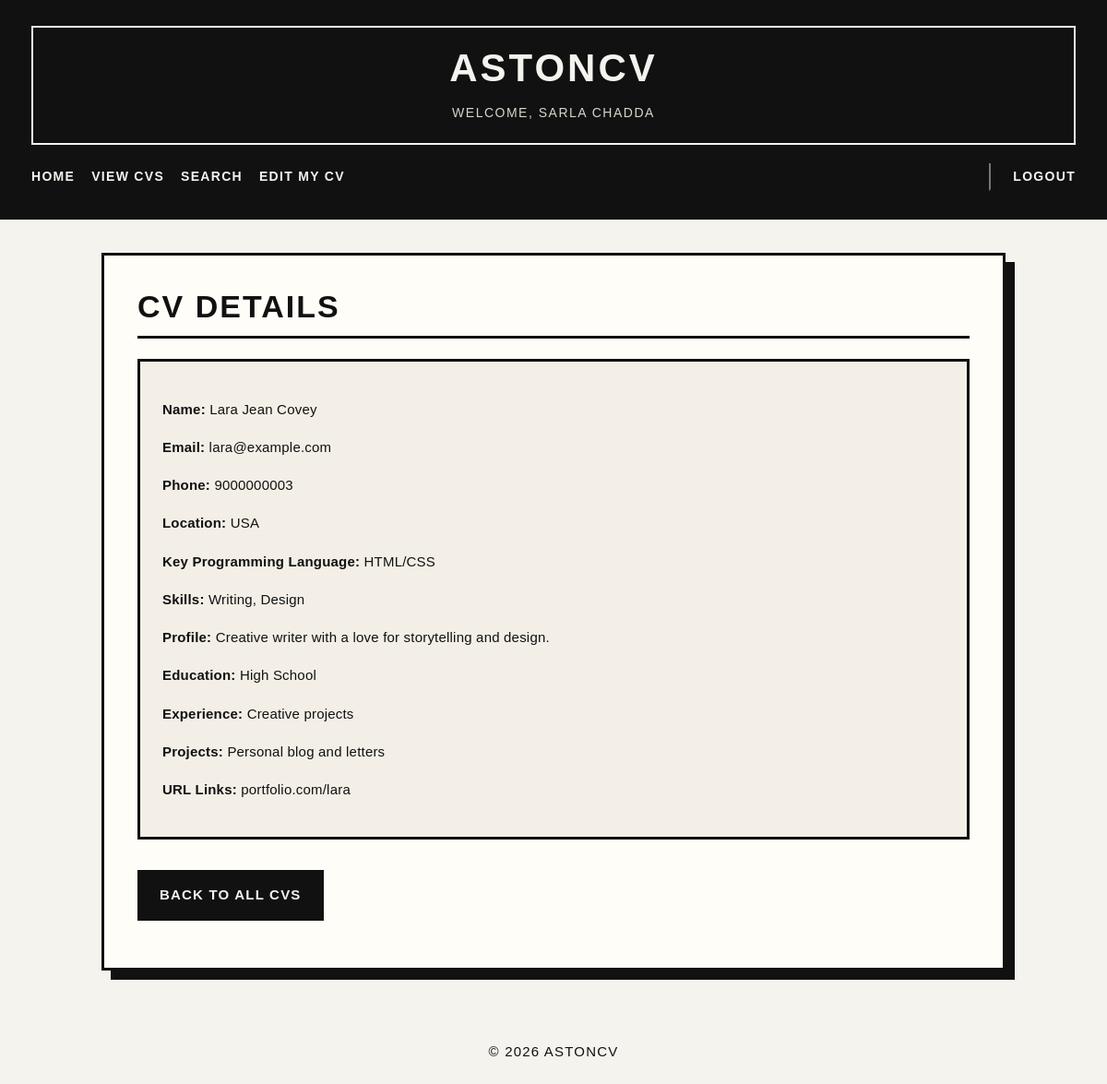
Page /cv_detail.php?id=5 (signed in) on the committed database.
### tables this page shows
CREATE TABLE cvs (
  id BIGINT UNSIGNED NOT NULL AUTO_INCREMENT,
  name VARCHAR(100) NOT NULL,
  email VARCHAR(100) NOT NULL UNIQUE,
  password VARCHAR(255) NOT NULL,
  keyprogramming VARCHAR(255) DEFAULT NULL,
  profile TEXT DEFAULT NULL,
  education TEXT DEFAULT NULL,
  URLlinks TEXT DEFAULT NULL,
  phone VARCHAR(50) DEFAULT NULL,
  location VARCHAR(100) DEFAULT NULL,
  skills TEXT DEFAULT NULL,
  experience TEXT DEFAULT NULL,
  projects TEXT DEFAULT NULL,
  PRIMARY KEY (id)
);

### cv_detail.php (the view, shortened to what this page needs)
<?php
include 'includes/config.php';
include 'includes/header.php';
$id = $_GET['id'];
$sql = "SELECT * FROM cvs WHERE id = ?";
$stmt = $conn->prepare($sql);
$stmt->bind_param("i", $id);
if (!$stmt->execute()) {
    die("Execute failed: " . $stmt->error);
}
$result = $stmt->get_result();
$cv = $result->fetch_assoc();
?>
<h2>CV Details</h2>
<div class="cv-detail-box">
    <p><strong>Name:</strong> <?php echo htmlspecialchars($cv['name'] ?? ''); ?></p>
    <p><strong>Email:</strong> <?php echo htmlspecialchars($cv['email'] ?? ''); ?></p>
    <p><strong>Phone:</strong> <?php echo htmlspecialchars($cv['phone'] ?? ''); ?></p>
    <p><strong>Location:</strong> <?php echo htmlspecialchars($cv['location'] ?? ''); ?></p>
    <p><strong>Key Programming Language:</strong> <?php echo htmlspecialchars($cv['keyprogramming'] ?? ''); ?></p>
    <p><strong>Skills:</strong> <?php echo nl2br(htmlspecialchars($cv['skills'] ?? '')); ?></p>
    <p><strong>Profile:</strong> <?php echo nl2br(htmlspecialchars($cv['profile'] ?? '')); ?></p>
    <p><strong>Education:</strong> <?php echo nl2br(htmlspecialchars($cv['education'] ?? '')); ?></p>
    <p><strong>Experience:</strong> <?php echo nl2br(htmlspecialchars($cv['experience'] ?? '')); ?></p>
    <p><strong>Projects:</strong> <?php echo nl2br(htmlspecialchars($cv['projects'] ?? '')); ?></p>
    <p><strong>URL Links:</strong> <?php echo htmlspecialchars($cv['URLlinks'] ?? ''); ?></p>
</div>
<p>
    <a href="cvs.php" class="primary-link-button">Back to All CVs</a>
</p>
<?php include 'includes/footer.php'; ?>

### css/style.css (style rules this page uses)
body { font-family: "Arial", "Helvetica Neue", sans-serif; background-color: #f5f3ee; color: #111111; margin: 0; padding: 0; letter-spacing: 0.2px; }
h2 { margin-top: 0; margin-bottom: 18px; color: #111111; font-size: 34px; font-weight: 900; text-transform: uppercase; letter-spacing: 2px; border-bottom: 3px solid #111111; padding-bottom: 12px; }
p { line-height: 1.75; font-size: 15px; }
.primary-link-button { display: inline-block; margin-top: 18px; padding: 12px 22px; background-color: #111111; color: #f5f3ee; text-decoration: none; border: 2px solid #111111; font-weight: 800; text-transform: uppercase; letter-spacing: 1.2px; }
.cv-detail-box { background-color: #f3efe6; border: 3px solid #111111; padding: 24px; margin-top: 22px; }
.cv-detail-box p { margin-bottom: 14px; }
a { color: #111111; }

### rows in the picture
cvs: name "Lara Jean Covey", email "lara@example.com", phone "9000000003", location "USA", keyprogramming "HTML/CSS", skills "Writing, Design", profile "Creative writer with a love for storytelling and design.", education "High School", experience "Creative projects", projects "Personal blog and letters", URLlinks "portfolio.com/lara"

### other values in the picture
$_SESSION["user_name"] "SARLA CHADDA"
